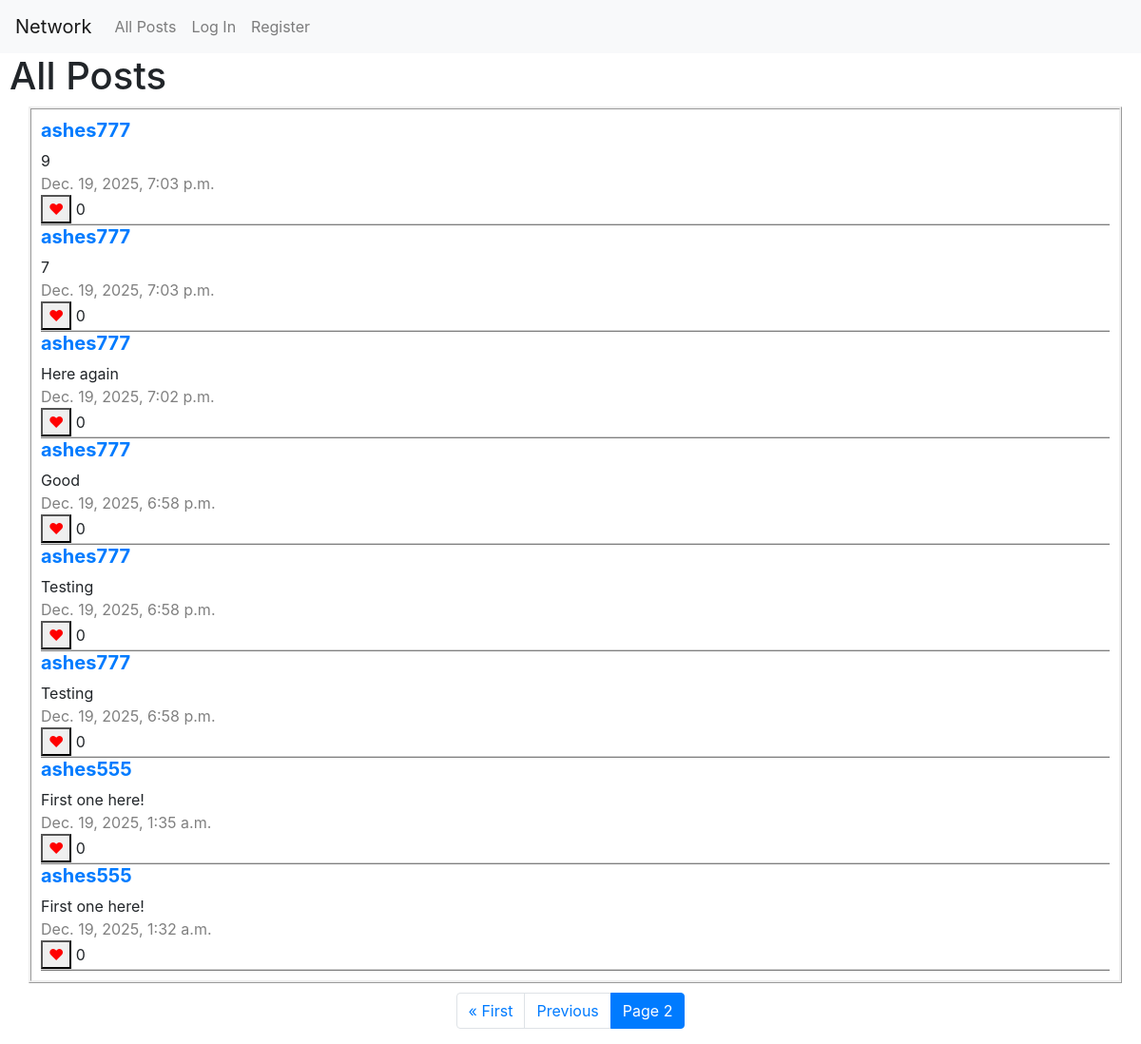
Screenshot of /?page=2 with the database file from the repository.
### network/models.py (models this page shows)
class Post(models.Model):
    user = models.ForeignKey(User, on_delete=models.CASCADE, null=True)
    post = models.CharField()
    likes = models.IntegerField(default = 0)
    liked_by = models.ManyToManyField(User, symmetrical = False, blank = True, null = True, related_name = "liked_posts")
    date_time = models.DateTimeField()

class User(AbstractUser):
    num_followers = models.IntegerField(default = 0)
    num_following = models.IntegerField(default = 0)
    followers = models.ManyToManyField('self', symmetrical = False, blank = True, related_name ="following")

### network/views.py (the view)
# urls.py: path("", views.index, name="index"),
def index(request):
    if request.method =="POST":
        form = newPost(request.POST)
        posts = Post.objects.all().order_by('-date_time')
        page_obj = pages(request, posts, 10)
        if form.is_valid():
            post = form.cleaned_data["newpost"]
            user= request.user
            date_time = datetime.now()
            new_post = Post(user= request.user, post= post, likes= 0, date_time = date_time)
            new_post.save()
            return render(request, "network/index.html",{
                "form":newPost(),
                "page_obj": page_obj
            })
        else:
            return render(request, "network/index.html", {
                "message": "Invalid submission. Try again.",
                "form": newPost(),
                "page_obj": page_obj
            })
    else:
        posts = Post.objects.all().order_by('-date_time')
        page_obj = pages(request, posts, 10)
        return render(request, "network/index.html",{
                "form": newPost(),
                "page_obj": page_obj,
            })

### network/views.py (called while the page is built)
def pages(request, posts, number):
        paginator = Paginator(posts, number)
        page_number = request.GET.get('page')
        page_obj = paginator.get_page(page_number)
        return page_obj

### network/templates/network/index.html (shortened to what this page needs)
{% extends "network/layout.html" %}
{% block body %}
    <h1 style="margin-left: 10px;">All Posts</h1>
    <div class="allposts">
        {% for post in page_obj %}
            <div class="singlepost" id = {{post.id}}>
                <h5><a href="{% url 'profile' post.user.username %}" id = "username">{{post.user.username}}</a></h5>
                <div class ="postcontents">{{post.post}}</div>
                <div class = "date_time" >{{post.date_time}}</div>
                <div class="likes_button_total">
                    <button class ="likes" data-id = {{post.id}}><span style="color:red;"> &hearts;</span></button> <span class="likescount">{{post.likes}}</span>
                </div>
            </div>
        {% endfor %}
    </div>
    <nav aria-label = "Page navigation" >
        <ul class="pagination" style="margin-top: 10px; justify-content:center;">
        {% if page_obj.has_previous %}
          <li class="page-item"><a class="page-link" href="?page=1">&laquo; First</a></li>
           <li class="page-item"><a class="page-link"href="?page={{page_obj.previous_page_number}}">Previous</a></li>
        {% endif %}
        <li class="page-item active" >
            <a class="page-link">Page {{page_obj.number}}</a>
        </li>
        </ul>
    </nav>
{% endblock %}

### network/static/network/styles.css (style rules this page uses)
.newpost, .allposts { margin-left: 30px; border-style: ridge; padding: 10px; margin-right: 20px; }
.singlepost { display: flex; flex-direction: column; border-bottom: 2px ridge #d3d3d3; }
.date_time { color:gray; }
#username { font-weight: bold; }

### rows the page displays
Post: user.username "ashes777", post "9", date_time "Dec. 19, 2025, 7:03 p.m.", likes "0"
Post: user.username "ashes777", post "7", date_time "Dec. 19, 2025, 7:03 p.m.", likes "0"
Post: user.username "ashes777", post "Here again", date_time "Dec. 19, 2025, 7:02 p.m.", likes "0"
Post: user.username "ashes777", post "Good", date_time "Dec. 19, 2025, 6:58 p.m.", likes "0"
Post: user.username "ashes777", post "Testing", date_time "Dec. 19, 2025, 6:58 p.m.", likes "0"
Post: user.username "ashes777", post "Testing", date_time "Dec. 19, 2025, 6:58 p.m.", likes "0"
Post: user.username "ashes555", post "First one here!", date_time "Dec. 19, 2025, 1:35 a.m.", likes "0"
Post: user.username "ashes555", post "First one here!", date_time "Dec. 19, 2025, 1:32 a.m.", likes "0"

### other values shown
{{ page_obj.number }} "2"
